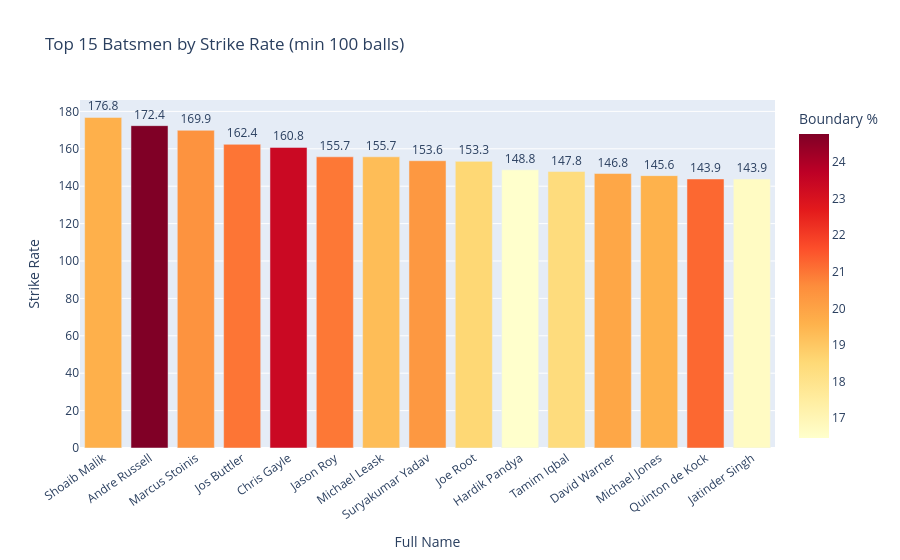

Write notebook code for a chart like this one.
### Markdown cell above
## 9. Visualisations

### Code cell
# ── Top 15 batsmen by Strike Rate (min 100 balls) ────────────────────────────
top_sr = profiles[profiles['balls_faced'] >= 100].nlargest(15, 'strike_rate')

fig = px.bar(top_sr, x='Full Name', y='strike_rate',
             color='boundary_pct', color_continuous_scale='YlOrRd',
             title='Top 15 Batsmen by Strike Rate (min 100 balls)',
             text=top_sr['strike_rate'].round(1),
             labels={'strike_rate': 'Strike Rate', 'boundary_pct': 'Boundary %'})
fig.update_traces(textposition='outside')
fig.update_layout(xaxis_tickangle=-35)
fig.show()

### Figure 1 — Plotly figure (JSON) as saved in the notebook; plotly's stock layout.template omitted (floating-point values rounded to 4 significant figures)
{"data": [{"hovertemplate": "Full Name=%{x}<br>Strike Rate=%{y}<br>text=%{text}<br>Boundary %=%{marker.color}<extra></extra>", "legendgroup": "", "marker": {"color": [19.64, 24.76, 20.43, 21.01, 23.36, 20.95, 19.29, 20.29, 18.56, 16.46, 18.36, 19.88, 19.57, 21.22, 16.67], "coloraxis": "coloraxis", "pattern": {"shape": ""}}, "name": "", "orientation": "v", "showlegend": false, "text": [176.8, 172.4, 169.9, 162.4, 160.8, 155.7, 155.7, 153.6, 153.3, 148.8, 147.8, 146.8, 145.6, 143.9, 143.9], "textposition": "outside", "type": "bar", "x": ["Shoaib Malik", "Andre Russell", "Marcus Stoinis", "Jos Buttler", "Chris Gayle", "Jason Roy", "Michael Leask", "Suryakumar Yadav", "Joe Root", "Hardik Pandya", "Tamim Iqbal", "David Warner", "Michael Jones", "Quinton de Kock", "Jatinder Singh"], "xaxis": "x", "y": [176.8, 172.4, 169.9, 162.4, 160.8, 155.7, 155.7, 153.6, 153.3, 148.8, 147.8, 146.8, 145.7, 143.9, 143.9], "yaxis": "y"}], "layout": {"barmode": "relative", "coloraxis": {"colorbar": {"title": {"text": "Boundary %"}}, "colorscale": [[0, "rgb(255,255,204)"], [0.125, "rgb(255,237,160)"], [0.25, "rgb(254,217,118)"], [0.375, "rgb(254,178,76)"], [0.5, "rgb(253,141,60)"], [0.625, "rgb(252,78,42)"], [0.75, "rgb(227,26,28)"], [0.875, "rgb(189,0,38)"], [1, "rgb(128,0,38)"]]}, "legend": {"tracegroupgap": 0}, "title": {"text": "Top 15 Batsmen by Strike Rate (min 100 balls)"}, "xaxis": {"anchor": "y", "domain": [0, 1], "tickangle": -35, "title": {"text": "Full Name"}}, "yaxis": {"anchor": "x", "domain": [0, 1], "title": {"text": "Strike Rate"}}}}
